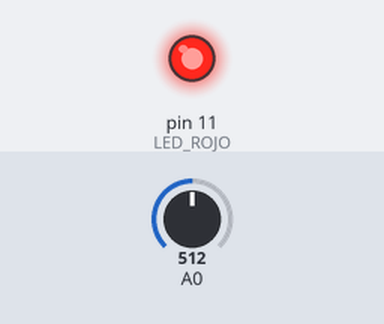
Simulated run of this sketch. Board: Arduino Uno, built with avr-gcc and run on an emulated ATmega328P. Parts: output pins drawn as LEDs (lit = HIGH). The test bench sets the inputs (shaded band); at power-on: A0 = 512.

Above: at 0.1 s.
Timing chart, 0 to 1.6 s (numbered marks = the images above):
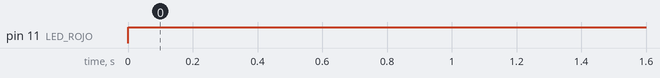

The sketch:

Ficha2_code1.ino
```cpp
/*
 -------------------------------------------------------------
 ENCENDIDO GRADUAL DE 4 LEDS
 -------------------------------------------------------------

 Programa con el cuál controlar el número de LEDs que se encenden
 mediante la utilzación de un potenciómetro. En función de la
 posición del potenciómetro varía la combinación de LEDs encendidos.
*/

//declarar constantes y variables
const int LED_ROJO = 11;
const int LED_AMBAR = 10;
const int LED_VERDE = 9;
const int LED_BLANCO = 6;

int potenciometro;


//Función principal
void setup() //Se ejecuta cada vez que Arduino se inicia
{
  pinMode(11,OUTPUT); //Configurar el pin 11 en modo salida
}

//Función cíclica
void loop() //Función que se ejecuta de manera cíclica
{
  //Se lee la tensión del potenciómetro
  potenciometro = analogRead(A0);

  //La variable potenciometro tiene valores entre 0 y 1023; siendo
  //0 0Voltios y 1023 5Voltios
  //Se va a dividir la tensión leída en cuatro partes de 256 puntos
  //cada uno que corresponden a 5V*256/1024 = 1.25V

  //Si el valor leído está entre 0V y 1.25V se enciende el Led Rojo
  if (potenciometro < 256)
    {digitalWrite(LED_ROJO,HIGH);
     digitalWrite(LED_AMBAR,LOW);
     digitalWrite(LED_VERDE,LOW);
     digitalWrite(LED_BLANCO,LOW);
    }
  else
  //Si el valor leído está entre 1.25V y 2.5V se encienden
  //los Led Rojo y Ámbar
    {if (potenciometro < 512)
      {digitalWrite(LED_ROJO,HIGH);
       digitalWrite(LED_AMBAR,HIGH);
       digitalWrite(LED_VERDE,LOW);
       digitalWrite(LED_BLANCO,LOW);
      }
     else
  //Si el valor leído está entre 2.5V y 3.75V se encienden
  //los Le3.75V y 5Vd Rojo, Ámbar y Verde
       {if (potenciometro < 768)
         {digitalWrite(LED_ROJO,HIGH);
          digitalWrite(LED_AMBAR,HIGH);
          digitalWrite(LED_VERDE,HIGH);
          digitalWrite(LED_BLANCO,LOW);
         }
  //Si el valor leído está entre 3.75V y 5V se encienden
  //los Led Rojo, Ámbar, Verde y Blanco
        else
          {digitalWrite(LED_ROJO,HIGH);
           digitalWrite(LED_AMBAR,HIGH);
           digitalWrite(LED_VERDE,HIGH);
           digitalWrite(LED_BLANCO,HIGH);
          }
       }
    }
}
```

Measured:
- by itself, pin 11 (LED_ROJO): LOW → HIGH at 0.00 s
